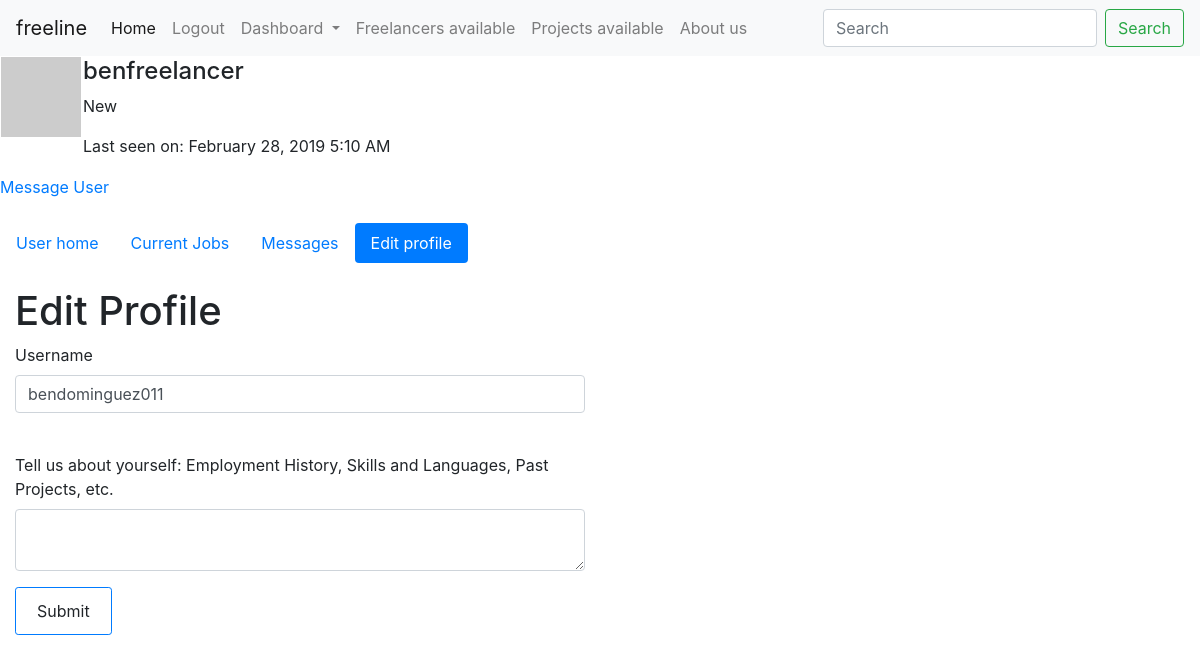
Screenshot of /freelancer/benfreelancer/edit_profile (signed in) with the database file from the repository.
### app/models.py (models this page shows, shortened)
class User(db.Model, UserMixin):
    __searchable__ = ['city', 'hours_a_week', 'occupation']
    id = db.Column(db.Integer, primary_key=True)
    username = db.Column(db.String(64), index=True, unique=True)
    password = db.Column(db.String(64))
    first = db.Column(db.String(64), index=True)
    last = db.Column(db.String(64), index=True)
    registration_date = db.Column(db.DateTime, index=True)
    email = db.Column(db.String(64), index=True)
    hours_a_week = db.Column(db.String(64))
    occupation = db.Column(db.String(64), index=True, default='Developer')
    social_id = db.Column(db.String(64), nullable=True) #nullable?
    about_me = db.Column(db.String(1000))
    avatar_data = db.Column(db.String(400))
    city = db.Column(db.String(100))
    last_seen = db.Column(db.DateTime, default=datetime.utcnow)
    startup = db.relationship('Startup', backref='admin', lazy='dynamic')
    jobs = db.relationship('Job', backref='freelancer', lazy='dynamic')
    resume = db.relationship('PastEmployments', backref='freelancer', lazy='dynamic')
    reviews = db.relationship('Reviews', backref='freelancer', lazy='dynamic')
    messages_sent = db.relationship('Message',
    foreign_keys='Message.sender_id', backref='sender', lazy='dynamic')
    messages_recieved = db.relationship('Message',
    foreign_keys='Message.recipient_id', backref='recipient', lazy='dynamic')
    last_message_read_time = db.Column(db.DateTime)
    roles = db.relationship('Role', secondary='user_roles')
    ranking = db.Column(db.Integer, index=True)
    def avatar(self, size):
        if self.email is not None:
            digest = md5(self.email.lower().encode('utf-8')).hexdigest()
            return 'https://www.gravatar.com/avatar/{}?d=identicon&s={}'.format(
                digest, size)
        else:
            return None
    @login.user_loader
    def load_user(user_id):
        return User.query.get(int(user_id))
    def employer(self):
        return ('Employer' in [role.name for role in self.roles])
    def freelancer(self):
        return ('Freelancer' in [role.name for role in self.roles])
    def admin(self):
        return ('Admin' in [role.name for role in self.roles])
    def info(self):
        if self.employer():
            return '<Employer {0}>'.format(self.username)
        elif self.freelancer():
            return '<Freelancer {0} {1}>'.format(self.first, self.last)
        else:
            return '<ROLE NOT ASSIGNED FOR {0}>'.format(self.username)
    __repr__ = info

### app/freelancer/routes.py (the view)
@bp.route('/<username>/edit_profile', methods=['GET', 'POST'])
@login_required
def edit_profile(username):
    user = User.query.filter_by(username=username).first_or_404()
    form = EditProfileForm(username)
    if form.validate_on_submit():
        current_user.username = form.username.data
        username = form.username.data
        current_user.about_me = form.about_me.data
        db.session.commit()
        flash("Your changes have been saved!")
        return redirect(url_for('edit_profile', username=username))
    elif request.method == "GET":
        form.username.data = current_user.username
        form.about_me.data = current_user.about_me
    return render_template('edit_profile.html', title='Edit Profile', form=form, user=user, avatar_url=session.get('avatar_url'), edit_active=True,\
    profile_pic=session.get('profile_pic'))

### app/freelancer/forms.py (shortened to what this page needs)
class EditProfileForm(FlaskForm):
    username = StringField(_l('Username'), validators=[DataRequired()])
    about_me = TextAreaField(_l('Tell us about yourself: Employment History, Skills and Languages, Past Projects, etc.'), validators=[Length(min=0, max=1000)])
    submit = SubmitField(_l('Submit'))
    def __init__(self, original_username, *args, **kwargs):
        super(EditProfileForm, self).__init__(*args, **kwargs)
        self.original_username = original_username

### app/freelancer/templates/edit_profile.html (shortened to what this page needs)
{% extends "user.html" %}
{% import 'bootstrap/wtf.html' as wtf %}
{% block usercontent %}
<div class="form-group col-md-6">
  <h1>Edit Profile</h1>
<form class="form form-horizontal" method="post" role="form">
  {{ wtf.form_field(form.username) }}
  <br>
  {{ wtf.form_field(form.about_me, form_type="text")}}
  <button type="submit" class="btn btn-outline-primary btn-sm">
    {{ wtf.form_field(form.submit, form_type='submit')}}
</button>
  </form>
{% endblock %}

### app/templates/user.html
{% extends "base.html" %}
{% block content %}
{% if user.avatar_data %}
<div class="container">
<div class="row"><br></div>
<table>
  <tr valign="top">
    <td><img src="{{ avatar_url }}" width=100 height=100></td>
    <td><h4>{{ user.first }} {{ user.last }}</h4>
      {% if user.about_me %}<p>{{ user.about_me }}</p>{% endif %}
      {% if user.last_seen %}<p>Last seen on: {{ user.last_seen.month }}/{{user.last_seen.day }}/{{user.last_seen.year }}</p>{% endif %}
    </td>
  </tr>
</table>
{% else %}
<table>
  <tr valign="top">
    <td><img src="{{ user.avatar(128) }}"></td>
    <td><h4>{{ user.username }}</h4>
      {% if user.about_me %}<p>{{ user.about_me }}</p>{% endif %}
      {% if user.last_seen %}<p>Last seen on: {{ moment(user.last_seen).format('LLL') }} {% endif %}</p>
    </td>
  </tr>
</table>
{% endif %}
{% if current_user == user %}
{% if not profile_pic %}
<a href="{{ url_for('freelancer.upload_profile_pic') }}">Upload a profile pic</a>
{% endif %}
{% else %}
<a href="#">Message User</a>
{% endif %}
<div class="row"><br></div>
<ul class="nav nav-pills">
  <li class="nav item">
    <a class="nav-link {% if home_active %}active{% endif %}" href= "{{ url_for('freelancer.user', username=user.username)}}">User home</a>
  </li>
  <li class="nav item">
    <a class="nav-link {% if current_jobs_active %}active{% endif %}" href= "{{ url_for('freelancer.current_jobs', username=user.username)}}">Current Jobs</a>
  </li>
  <li class="nav item">
    <a class="nav-link {% if messages_active %}active{% endif %}" href="#">Messages </a>
  </li>
  <li class="nav item">
    <a class="nav-link {% if edit_active %}active{% endif %}" href="{{ url_for('freelancer.edit_profile', username=current_user.username) }}">Edit profile</a>
  </li>
</ul>
<br>
{% block usercontent %}
{% endblock %}
</div>
{% endblock %}

### rows the page displays
User: username "benfreelancer", about_me "New", last_seen "February 28, 2019 5:10 AM"
User: username "bendominguez011"
